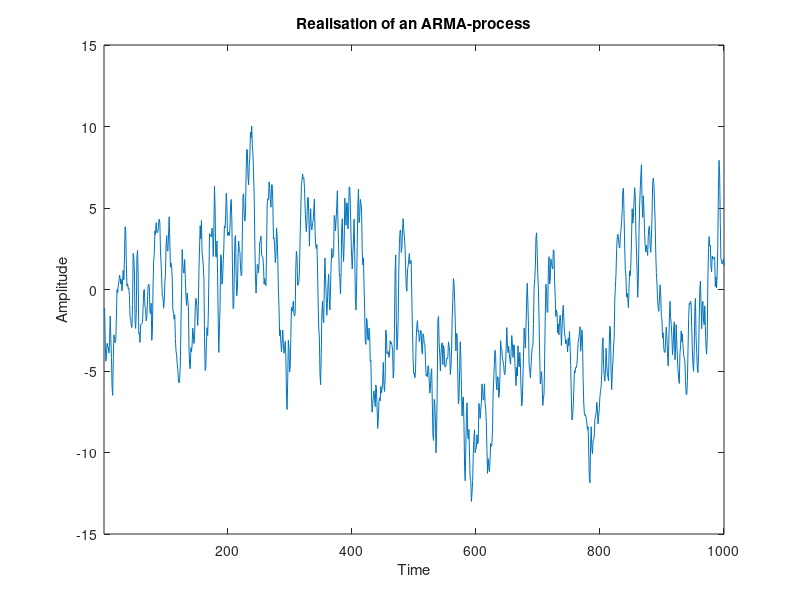
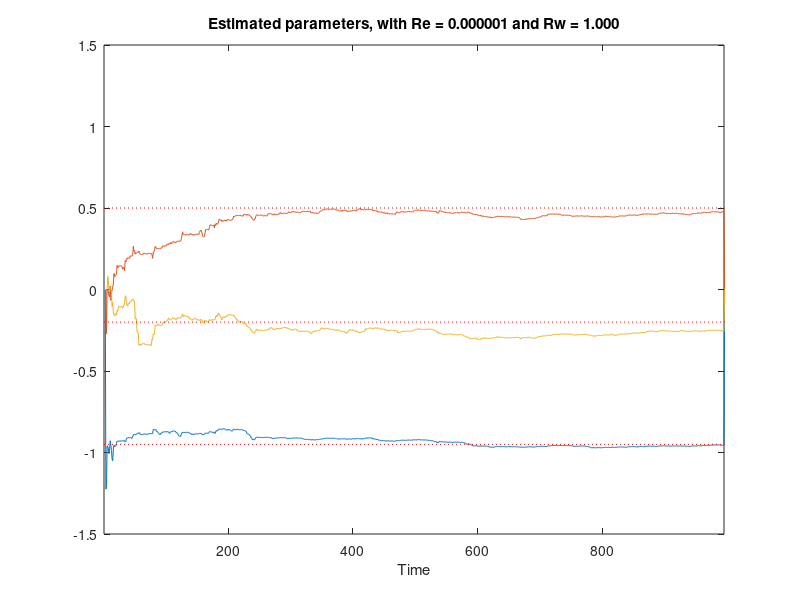
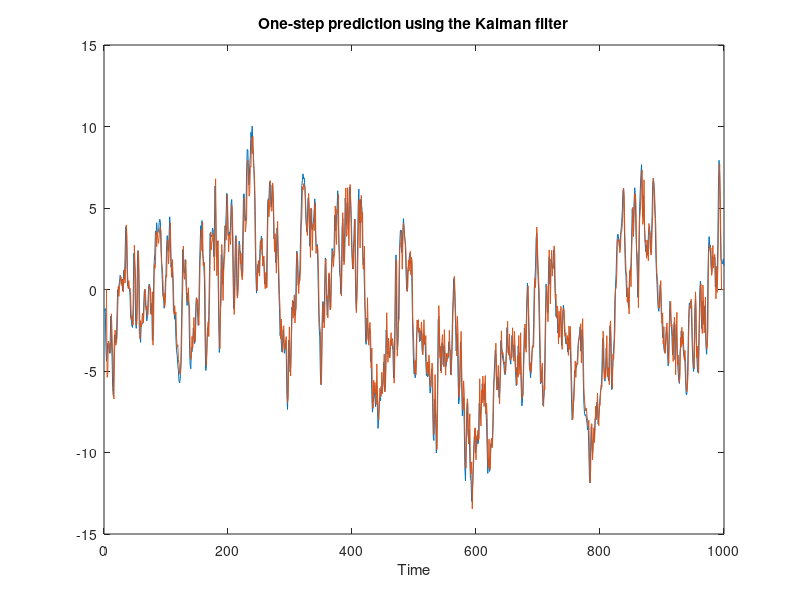

Recreate these plots in MATLAB, in order. (Note: this script raises an error after producing the figures.)
%
% Time series analysis
% Lund University
%
% Example code 23: Form a k-step prediction of an ARMA process with unknown
% parameters using the Kalman filter (see also example 8.12).
%
% Reference: 
%   "An Introduction to Time Series Modeling", 4th ed, by Andreas Jakobsson
%   Studentlitteratur, 2021
%
clear; clc;
close all;
addpath('../functions', '../data')              % Add this line to update the path

% Simulate a process.
rng(1)                                          % Set the seed (just done for the lecture!)
extraN = 100;
N  = 1000;
A0 = [1 -0.95];
C0 = [1 0.5 0 -0.2];                            
e  = randn( N+extraN, 1 );
y  = filter( C0, A0, e );   y = y(extraN+1:end);    e = e(extraN+1:end);

% Plot realisation.
figure
plot(y)
title( 'Realisation of an ARMA-process' )
ylabel('Amplitude')
xlabel('Time')
xlim([1 N])


%% Estimate the unknown parameters using a Kalman filter and form the k-step prediction.
k  = 5;                                         % k-step prediction.
p0 = 1;                                         % Number of unknowns in the A polynomial.
q0 = 2;                                         % Number of unknowns in the C polynomial.

A     = eye(p0+q0);
Rw    = 1;                                      % Measurement noise covariance matrix, R_w
Re    = 1e-6;                                   % System noise covariance matrix, R_e
Rx_t1 = eye(p0+q0);                             % Initial covariance matrix, R_{1|0}^{x,x}
h_et  = zeros(N,1);                             % Estimated one-step prediction error.
xt    = zeros(p0+q0,N);                         % Estimated states. Intial state, x_{1|0} = 0.
yhat  = zeros(N,1);                             % Estimated output.
yhatk = zeros(N,1);                             % Estimated k-step prediction.
for t=4:N-k                                     % We use t-3, so start at t=4. As we form a k-step prediction, end the loop at N-k.
    % Update the predicted state and the time-varying state vector.
    x_t1 = A*xt(:,t-1);                         % x_{t|t-1} = A x_{t-1|t-1}
    C    = [ -y(t-1) h_et(t-1) h_et(t-3) ];     % C_{t|t-1}
    
    % Update the parameter estimates.
    Ry = C*Rx_t1*C' + Rw;                       % R_{t|t-1}^{y,y} = C R_{t|t-1}^{x,x} + Rw
    Kt = Rx_t1*C'/Ry;                           % K_t = R^{x,x}_{t|t-1} C^T inv( R_{t|t-1}^{y,y} )
    yhat(t) = C*x_t1;                           % One-step prediction, \hat{y}_{t|t-1}.
    h_et(t) = y(t)-yhat(t);                     % One-step prediction error, \hat{e}_t = y_t - \hat{y}_{t|t-1}
    xt(:,t) = x_t1 + Kt*( h_et(t) );            % x_{t|t}= x_{t|t-1} + K_t ( y_t - Cx_{t|t-1} ) 

    % Update the covariance matrix estimates.
    Rx_t  = Rx_t1 - Kt*Ry*Kt';                  % R^{x,x}_{t|t} = R^{x,x}_{t|t-1} - K_t R_{t|t-1}^{y,y} K_t^T
    Rx_t1 = A*Rx_t*A' + Re;                     % R^{x,x}_{t+1|t} = A R^{x,x}_{t|t} A^T + Re

    % Form the k-step prediction by first constructing the future C vector
    % and the one-step prediction. Note that this is not yhat(t) above, as
    % this is \hat{y}_{t|t-1}.
    Ck = [ -y(t) h_et(t) h_et(t-2) ];           % C_{t+1|t}
    yk = Ck*xt(:,t);                            % \hat{y}_{t+1|t} = C_{t+1|t} A x_{t|t}

    % Note that the k-step predictions is formed using the k-1, k-2, ...
    % predictions, with the predicted future noises being set to zero. If
    % the ARMA has a higher order AR part, one needs to keep track of each
    % of the earlier predicted values.
    for k0=2:k
        Ck = [ -yk h_et(t+k0-1) h_et(t+k0-3) ]; % C_{t+k|t}
        yk = Ck*A^k*xt(:,t);                    % \hat{y}_{t+k|t} = C_{t+k|t} A^k x_{t|t}
    end
    yhatk(t+k) = yk;                            % Note that this should be stored at t+k.
end


%% Examine the estimated parameters.
figure
Q0 = [A0(2) C0(2) C0(4)];                       % These are the true parameters we seek.
plot( xt' )
for k0=1:length(Q0)
    line([1 N], [Q0(k0) Q0(k0)], 'Color','red','LineStyle',':')
end
title(sprintf('Estimated parameters, with Re = %7.6f and Rw = %4.3f', Re, Rw))
xlabel('Time')
ylim([-1.5 1.5])
xlim([1 N-k])


%% Show the one-step prediction. 
figure
plot( [y yhat] )
title('One-step prediction using the Kalman filter')
xlabel('Time')
legend('Realisation', 'Kalman estimate', 'Location','SW')
xlim([1 N-k])


%% Show the k-step prediction. 
figure
plot( [y(1:N-k) yhatk(k+1:N)] )
title( sprintf('%i-step prediction using the Kalman filter (shifted %i steps)', k, k) )
xlabel('Time')
legend('Realisation', 'Kalman estimate', 'Location','SW')
xlim([1 N-k])


%% Examine k-step prediction residual.
ey = y-yhatk;
ey = ey(N-200:N-k);                             % Ignore the initial values to let the filter converge first.
plotACFnPACF( ey, 40, sprintf('%i-step prediction using the Kalman filter', k)  );
